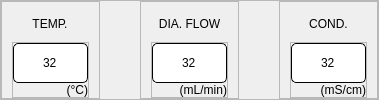
                   <widget class="QFrame" name="topbox">
                    <property name="frameShape">
                     <enum>QFrame::StyledPanel</enum>
                    </property>
                    <property name="frameShadow">
                     <enum>QFrame::Raised</enum>
                    </property>
                    <layout class="QHBoxLayout" name="horizontalLayout_12">
                     <property name="spacing">
                      <number>40</number>
                     </property>
                     <property name="leftMargin">
                      <number>0</number>
                     </property>
                     <property name="topMargin">
                      <number>0</number>
                     </property>
                     <property name="rightMargin">
                      <number>0</number>
                     </property>
                     <property name="bottomMargin">
                      <number>0</number>
                     </property>
                     <item>
                      <widget class="QFrame" name="Temp">
                       <property name="frameShape">
                        <enum>QFrame::StyledPanel</enum>
                       </property>
                       <property name="frameShadow">
                        <enum>QFrame::Raised</enum>
                       </property>
                       <layout class="QVBoxLayout" name="verticalLayout_11">
                        <property name="leftMargin">
                         <number>10</number>
                        </property>
                        <property name="topMargin">
                         <number>10</number>
                        </property>
                        <property name="rightMargin">
                         <number>10</number>
                        </property>
                        <property name="bottomMargin">
                         <number>0</number>
                        </property>
                        <item>
                         <widget class="QFrame" name="frame_34">
                          <property name="frameShape">
                           <enum>QFrame::NoFrame</enum>
                          </property>
                          <property name="frameShadow">
                           <enum>QFrame::Raised</enum>
                          </property>
                          <layout class="QVBoxLayout" name="verticalLayout_24" stretch="0">
                           <property name="spacing">
                            <number>0</number>
                           </property>
                           <property name="leftMargin">
                            <number>0</number>
                           </property>
                           <property name="topMargin">
                            <number>0</number>
                           </property>
                           <property name="rightMargin">
                            <number>0</number>
                           </property>
                           <property name="bottomMargin">
                            <number>0</number>
                           </property>
                           <item alignment="Qt::AlignHCenter|Qt::AlignVCenter">
                            <widget class="QLabel" name="label_15">
                             <property name="styleSheet">
                              <string notr="true">font: bold 16px &quot;Roboto&quot;;</string>
                             </property>
                             <property name="text">
                              <string>TEMP.</string>
                             </property>
                             <property name="alignment">
                              <set>Qt::AlignCenter</set>
                             </property>
                            </widget>
                           </item>
                          </layout>
                         </widget>
                        </item>
                        <item>
                         <widget class="QFrame" name="frame_35">
                          <property name="frameShape">
                           <enum>QFrame::StyledPanel</enum>
                          </property>
                          <property name="frameShadow">
                           <enum>QFrame::Raised</enum>
                          </property>
                          <layout class="QVBoxLayout" name="verticalLayout_25">
                           <property name="spacing">
                            <number>0</number>
                           </property>
                           <property name="leftMargin">
                            <number>0</number>
                           </property>
                           <property name="topMargin">
                            <number>0</number>
                           </property>
                           <property name="rightMargin">
                            <number>0</number>
                           </property>
                           <property name="bottomMargin">
                            <number>0</number>
                           </property>
                           <item>
                            <widget class="QLineEdit" name="s1_edit_25">
                             <property name="sizePolicy">
                              <sizepolicy hsizetype="Preferred" vsizetype="Preferred">
                               <horstretch>0</horstretch>
                               <verstretch>0</verstretch>
                              </sizepolicy>
                             </property>
                             <property name="minimumSize">
                              <size>
                               <width>75</width>
                               <height>40</height>
                              </size>
                             </property>
                             <property name="maximumSize">
                              <size>
                               <width>75</width>
                               <height>40</height>
                              </size>
                             </property>
                             <property name="styleSheet">
                              <string notr="true">background: #FFFFFF;
border: 1px solid #000000;
border-radius: 5px;
font:  bold 16px &quot;Roboto&quot;;</string>
                             </property>
                             <property name="text">
                              <string>32</string>
                             </property>
                             <property name="alignment">
                              <set>Qt::AlignCenter</set>
                             </property>
                            </widget>
                           </item>
                           <item>
                            <widget class="QLabel" name="label_35">
                             <property name="text">
                              <string>(°C)</string>
                             </property>
                             <property name="alignment">
                              <set>Qt::AlignRight|Qt::AlignTrailing|Qt::AlignVCenter</set>
                             </property>
                            </widget>
                           </item>
                          </layout>
                         </widget>
                        </item>
                       </layout>
                      </widget>
                     </item>
                     <item>
                      <widget class="QFrame" name="Flowr">
                       <property name="frameShape">
                        <enum>QFrame::StyledPanel</enum>
                       </property>
                       <property name="frameShadow">
                        <enum>QFrame::Raised</enum>
                       </property>
                       <layout class="QVBoxLayout" name="verticalLayout_12">
                        <property name="leftMargin">
                         <number>10</number>
                        </property>
                        <property name="topMargin">
                         <number>10</number>
                        </property>
                        <property name="rightMargin">
                         <number>10</number>
                        </property>
                        <property name="bottomMargin">
                         <number>0</number>
                        </property>
                        <item>
                         <widget class="QFrame" name="frame_38">
                          <property name="frameShape">
                           <enum>QFrame::NoFrame</enum>
                          </property>
                          <property name="frameShadow">
                           <enum>QFrame::Raised</enum>
                          </property>
                          <layout class="QVBoxLayout" name="verticalLayout_31" stretch="0">
                           <property name="spacing">
                            <number>0</number>
                           </property>
                           <property name="leftMargin">
                            <number>0</number>
                           </property>
                           <property name="topMargin">
                            <number>0</number>
                           </property>
                           <property name="rightMargin">
                            <number>0</number>
                           </property>
                           <property name="bottomMargin">
                            <number>0</number>
                           </property>
                           <item alignment="Qt::AlignHCenter|Qt::AlignVCenter">
                            <widget class="QLabel" name="label_17">
                             <property name="styleSheet">
                              <string notr="true">font: bold 16px &quot;Roboto&quot;;</string>
                             </property>
                             <property name="text">
                              <string>DIA. FLOW</string>
                             </property>
                             <property name="alignment">
                              <set>Qt::AlignCenter</set>
                             </property>
                            </widget>
                           </item>
                          </layout>
                         </widget>
                        </item>
                        <item>
                         <widget class="QFrame" name="frame_39">
                          <property name="frameShape">
                           <enum>QFrame::StyledPanel</enum>
                          </property>
                          <property name="frameShadow">
                           <enum>QFrame::Raised</enum>
                          </property>
                          <layout class="QVBoxLayout" name="verticalLayout_32">
                           <property name="spacing">
                            <number>0</number>
                           </property>
                           <property name="leftMargin">
                            <number>0</number>
                           </property>
                           <property name="topMargin">
                            <number>0</number>
                           </property>
                           <property name="rightMargin">
                            <number>0</number>
                           </property>
                           <property name="bottomMargin">
                            <number>0</number>
                           </property>
                           <item>
                            <widget class="QLineEdit" name="s1_edit_27">
                             <property name="sizePolicy">
                              <sizepolicy hsizetype="Preferred" vsizetype="Preferred">
                               <horstretch>0</horstretch>
                               <verstretch>0</verstretch>
                              </sizepolicy>
                             </property>
                             <property name="minimumSize">
                              <size>
                               <width>75</width>
                               <height>40</height>
                              </size>
                             </property>
                             <property name="maximumSize">
                              <size>
                               <width>75</width>
                               <height>40</height>
                              </size>
                             </property>
                             <property name="styleSheet">
                              <string notr="true">background: #FFFFFF;
border: 1px solid #000000;
border-radius: 5px;
font:  bold 16px &quot;Roboto&quot;;</string>
                             </property>
                             <property name="text">
                              <string>32</string>
                             </property>
                             <property name="alignment">
                              <set>Qt::AlignCenter</set>
                             </property>
                            </widget>
                           </item>
                           <item>
                            <widget class="QLabel" name="label_36">
                             <property name="text">
                              <string>(mL/min)</string>
                             </property>
                             <property name="alignment">
                              <set>Qt::AlignRight|Qt::AlignTrailing|Qt::AlignVCenter</set>
                             </property>
                            </widget>
                           </item>
                          </layout>
                         </widget>
                        </item>
                       </layout>
                      </widget>
                     </item>
                     <item>
                      <widget class="QFrame" name="Cond">
                       <property name="frameShape">
                        <enum>QFrame::StyledPanel</enum>
                       </property>
                       <property name="frameShadow">
                        <enum>QFrame::Raised</enum>
                       </property>
                       <layout class="QVBoxLayout" name="verticalLayout_13">
                        <property name="leftMargin">
                         <number>10</number>
                        </property>
                        <property name="topMargin">
                         <number>10</number>
                        </property>
                        <property name="rightMargin">
                         <number>10</number>
                        </property>
                        <property name="bottomMargin">
                         <number>0</number>
                        </property>
                        <item>
                         <widget class="QFrame" name="frame_42">
                          <property name="frameShape">
                           <enum>QFrame::NoFrame</enum>
                          </property>
                          <property name="frameShadow">
                           <enum>QFrame::Raised</enum>
                          </property>
                          <layout class="QVBoxLayout" name="verticalLayout_35" stretch="0">
                           <property name="spacing">
                            <number>0</number>
                           </property>
                           <property name="leftMargin">
                            <number>0</number>
                           </property>
                           <property name="topMargin">
                            <number>0</number>
                           </property>
                           <property name="rightMargin">
                            <number>0</number>
                           </property>
                           <property name="bottomMargin">
                            <number>0</number>
                           </property>
                           <item alignment="Qt::AlignHCenter|Qt::AlignVCenter">
                            <widget class="QLabel" name="label_19">
                             <property name="styleSheet">
                              <string notr="true">font: bold 16px &quot;Roboto&quot;;</string>
                             </property>
                             <property name="text">
                              <string>COND.</string>
                             </property>
                             <property name="alignment">
                              <set>Qt::AlignCenter</set>
                             </property>
                            </widget>
                           </item>
                          </layout>
                         </widget>
                        </item>
                        <item>
                         <widget class="QFrame" name="frame_43">
                          <property name="frameShape">
                           <enum>QFrame::StyledPanel</enum>
                          </property>
                          <property name="frameShadow">
                           <enum>QFrame::Raised</enum>
                          </property>
                          <layout class="QVBoxLayout" name="verticalLayout_36">
                           <property name="spacing">
                            <number>0</number>
                           </property>
                           <property name="leftMargin">
                            <number>0</number>
                           </property>
                           <property name="topMargin">
                            <number>0</number>
                           </property>
                           <property name="rightMargin">
                            <number>0</number>
                           </property>
                           <property name="bottomMargin">
                            <number>0</number>
                           </property>
                           <item>
                            <widget class="QLineEdit" name="s1_edit_29">
                             <property name="sizePolicy">
                              <sizepolicy hsizetype="Preferred" vsizetype="Preferred">
                               <horstretch>0</horstretch>
                               <verstretch>0</verstretch>
                              </sizepolicy>
                             </property>
                             <property name="minimumSize">
                              <size>
                               <width>75</width>
                               <height>40</height>
                              </size>
                             </property>
                             <property name="maximumSize">
                              <size>
                               <width>75</width>
                               <height>40</height>
                              </size>
                             </property>
                             <property name="styleSheet">
                              <string notr="true">background: #FFFFFF;
border: 1px solid #000000;
border-radius: 5px;
font:  bold 16px &quot;Roboto&quot;;</string>
                             </property>
                             <property name="text">
                              <string>32</string>
                             </property>
                             <property name="alignment">
                              <set>Qt::AlignCenter</set>
                             </property>
                            </widget>
                           </item>
                           <item>
                            <widget class="QLabel" name="label_38">
                             <property name="text">
                              <string>(mS/cm)</string>
                             </property>
                             <property name="alignment">
                              <set>Qt::AlignRight|Qt::AlignTrailing|Qt::AlignVCenter</set>
                             </property>
                            </widget>
                           </item>
                          </layout>
                         </widget>
                        </item>
                       </layout>
                      </widget>
                     </item>
                    </layout>
                   </widget>
